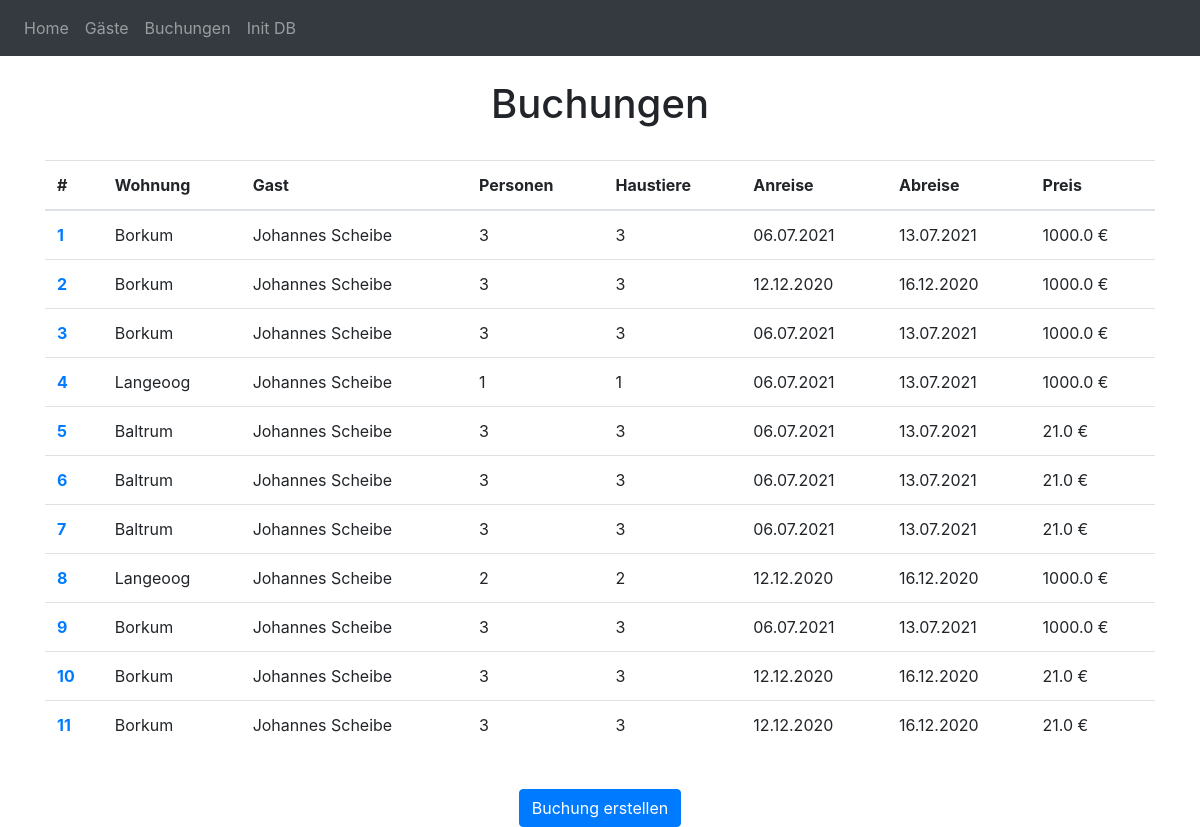
Screenshot of /bookings with the database file from the repository.
### database/models.py (models this page shows)
class Flat(db.Model):
    id = db.Column(db.Integer, primary_key=True)
    name = db.Column(db.String(50), unique= True)
    bookings = db.relationship('Booking')

### bookings.py (the view)
@bookings.route('/bookings')
def booking_overview():
    data = []
    bookings = db_service.get_all_bookings()
    for booking in bookings:
        guest = db_service.get_guest_by_id(booking.guest_id)
        flat = db_service.get_flat_by_id(booking.flat_id)
        entry = {
            "id" : booking.id,
            "flat" : flat.name,
            "guest" : guest.prename + " " + guest.surname,
            "number_persons" : booking.number_persons,
            "number_pets" : booking.number_persons,
            "start_date" : booking.start_date.strftime("%d.%m.%Y"),
            "end_date" : booking.end_date.strftime("%d.%m.%Y"),
            "price" : str(booking.price) + " €"
        }
        data.append(entry)
    return render_template("booking_overview.html", data=data)

### database/db_service.py (called while the page is built)
def get_guest_by_id(id) -> Guest:
    return Guest.query.filter_by(id = id).first()

def get_flat_by_id(id) -> Guest:
    return Flat.query.filter_by(id = id).first()

def get_all_bookings():
    return Booking.query.all()

### templates/booking_overview.html
{% extends "base.html" %} {% block title %}Buchungen{% endblock %} {% block content
    %}
    <h1 align="center">Buchungen</h1>
    <br />
    <table class="table">
      <thead>
        <tr>
          <th scope="col">#</th>
          <th scope="col">Wohnung</th>
          <th scope="col">Gast</th>
          <th scope="col">Personen</th>
          <th scope="col">Haustiere</th>
          <th scope="col">Anreise</th>
          <th scope="col">Abreise</th>
          <th scope="col">Preis</th>
        </tr>
      </thead>
      <tbody>
        {% for item in data %}
          <tr>
            <th scope="row"><a href="/show-agreement/{{ item.id }}">{{ item.id }}</a></th>
            <td>{{ item.flat }}</td>
            <td>{{ item.guest }}</td>
            <td>{{ item.number_persons }}</td>
            <td>{{ item.number_pets }}</td>
            <td>{{ item.start_date }}</td>
            <td>{{ item.end_date }}</td>
            <td>{{ item.price }}</td>
          </tr>
      {% endfor %}
      </tbody>
    </table>
    <br />
    <form method="get" action="/create-booking">
      <div align="center">
        <button type="submit" class="btn btn-primary">Buchung erstellen</button>
      </div>
    </form>
    {% endblock %}

### rows the page displays
Flat: id "1", flat "Borkum", guest "Johannes Scheibe", number_persons "3", number_pets "3", start_date "06.07.2021", end_date "13.07.2021", price "1000.0 €", id "2", start_date "12.12.2020", end_date "16.12.2020", id "3", id "9", id "10", price "21.0 €", id "11"
Flat: id "4", flat "Langeoog", guest "Johannes Scheibe", number_persons "1", number_pets "1", start_date "06.07.2021", end_date "13.07.2021", price "1000.0 €", id "8", number_persons "2", number_pets "2", start_date "12.12.2020", end_date "16.12.2020"
Flat: id "5", flat "Baltrum", guest "Johannes Scheibe", number_persons "3", number_pets "3", start_date "06.07.2021", end_date "13.07.2021", price "21.0 €", id "6", id "7"
